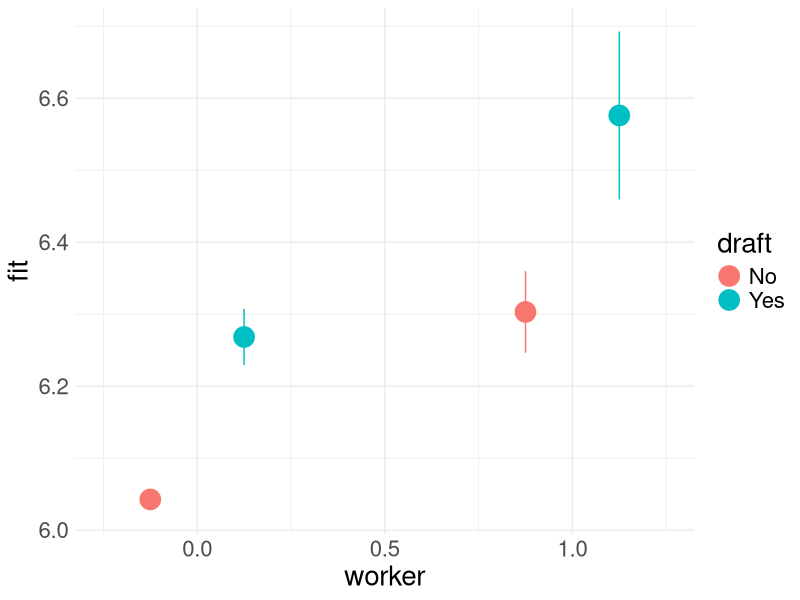

Generate this figure with R:
## ---- chunk 1
knitr::opts_chunk$set(echo = TRUE,warning=F)
options(scipen=999)
library(tidyverse)
library(modelr)
library(broom)
## ---- chunk 2
bgg<-read.csv("bgg.csv")
bgg2=bgg[,c(4:13,15:20)]

bgg3=bgg2 %>%
  mutate(duration=2018-year+1,
         vote.per.year=num_votes/duration,
         own.per.year=owned/duration,
         player.range=max_players-min_players,
         time.range=max_time-min_time,
         log_vote=log(num_votes+1),
         log_own=log(owned+1),
         diff_rating=avg_rating-geek_rating)
head(bgg3)

## ---- chunk 3
x=c("Hello","Little","Buddy")
as.numeric(str_detect(x,pattern="Buddy"))
as.numeric(str_detect(x,pattern="Friend"))

bgg4=bgg3 %>%
  mutate(coop=as.numeric(str_detect(mechanic,pattern="Co-operative Play")),
         tile=as.numeric(str_detect(mechanic,pattern="Tile Placement")),
         worker=as.numeric(str_detect(mechanic,pattern="Worker Placement")),
         draft=as.numeric(str_detect(mechanic,pattern="Card Drafting")))
## ---- chunk 4
mod1=lm(geek_rating~coop+tile+worker+draft,data=bgg4)
tidy(mod1)
## ---- chunk 5
GRID=bgg4 %>%
        data_grid(
          coop=coop,
          tile=tile,
          worker=worker,
          draft=draft
        )

GRID2=cbind(GRID,predict(mod1,newdata=GRID,interval="confidence"))

head(GRID2)

## ---- chunk 6
mod2=lm(geek_rating~worker+draft+worker*draft,data=bgg4)
tidy(mod2)
## ---- chunk 7

GRID3=bgg4 %>%
        data_grid(
          worker=unique(worker),
          draft=unique(draft)
        )

GRID4=cbind(GRID3,predict(mod2,newdata=GRID3,interval="confidence"))%>%mutate(draft=ifelse(draft==0,"No","Yes"))

ggplot(GRID4) +
  geom_pointrange(aes(x=worker,y=fit,ymin=lwr,ymax=upr,color=draft),
                  position=position_dodge(width=0.5),size=1.5) +
  theme_minimal()+theme(text=element_text(size=20))

## ---- chunk 8
final.bgg=bgg4 %>%
  select(-max_players,-max_time,-year,-avg_rating,-num_votes,-owned,-category,-mechanic,-designer,-names)

head(final.bgg)
## ---- chunk 9
final.bgg2=final.bgg %>%
              mutate(Favorite=ifelse((coop+tile+worker+draft)>=1,1,0)) %>%
              select(-coop,-tile,-worker,-draft)
str(final.bgg2)
Favorite=1

mean(final.bgg2$Favorite>=1)
## ---- chunk 10
Model_1=glm(Favorite~min_players+avg_time+min_time+geek_rating+age,data=final.bgg2,family="binomial")
Model_2=glm(Favorite~min_players+avg_time+min_time+geek_rating+weight,data=final.bgg2,family="binomial")
Model_3=glm(Favorite~min_players+avg_time+min_time+geek_rating+duration,data=final.bgg2,family="binomial")


final.bgg3=final.bgg2 %>%
              mutate(p1=predict(Model_1,newdata=final.bgg2),
                     p2=predict(Model_2,newdata=final.bgg2),
                     p3=predict(Model_3,newdata=final.bgg2),
                     S1=ifelse(p1<0.5,0,1),
                     S2=ifelse(p2<0.5,0,1),
                     S3=ifelse(p3<0.5,0,1))

Model_1.accuracy=mean(final.bgg3$Favorite==final.bgg3$S1)
Model_2.accuracy=mean(final.bgg3$Favorite==final.bgg3$S2)
Model_3.accuracy=mean(final.bgg3$Favorite==final.bgg3$S3)

tibble(Model=c("Model_1","Model_2","Model_3"),Accuracy=c(Model_1.accuracy,Model_2.accuracy,Model_3.accuracy))

              
